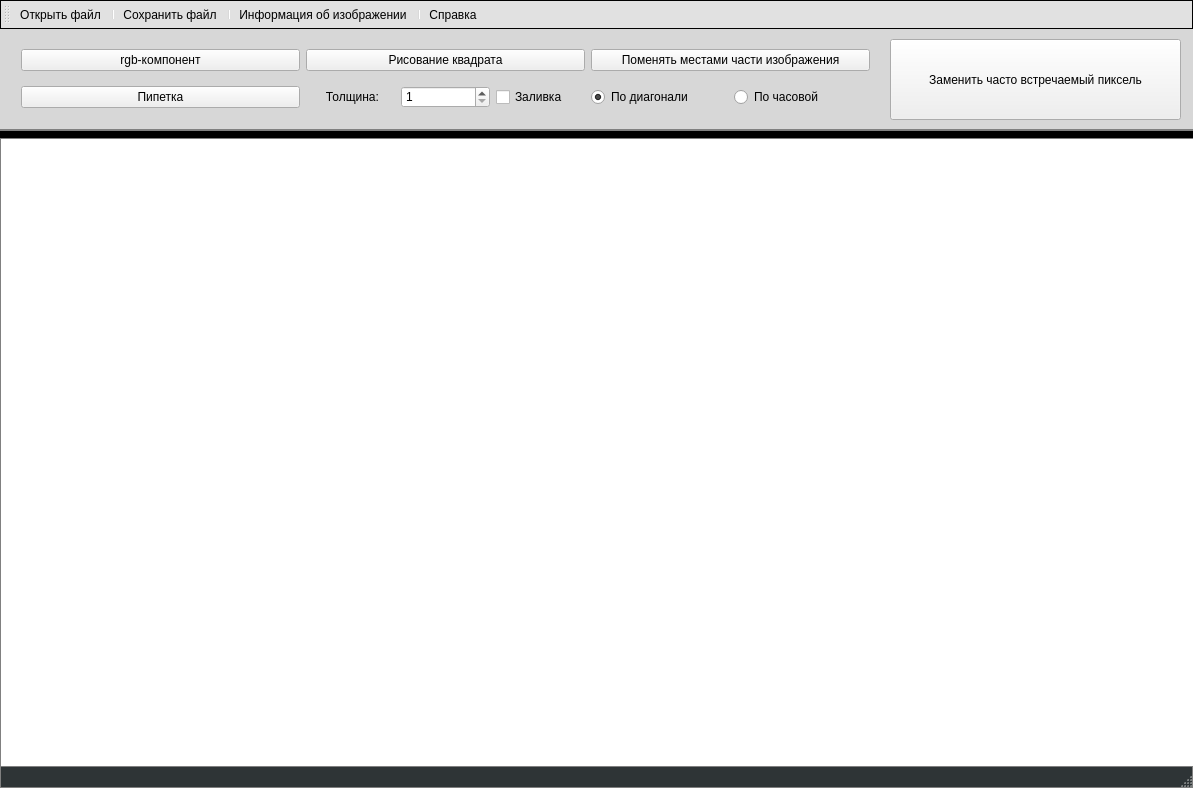
<?xml version="1.0" encoding="UTF-8"?>
<ui version="4.0">
 <class>MainWindow</class>
 <widget class="QMainWindow" name="MainWindow">
  <property name="geometry">
   <rect>
    <x>0</x>
    <y>0</y>
    <width>1193</width>
    <height>788</height>
   </rect>
  </property>
  <property name="windowTitle">
   <string>Graphics editor</string>
  </property>
  <property name="styleSheet">
   <string notr="true">QMainWindow {
  background-color: rgb(215, 215, 215);
}</string>
  </property>
  <widget class="QWidget" name="centralWidget">
   <widget class="QWidget" name="gridLayoutWidget">
    <property name="geometry">
     <rect>
      <x>0</x>
      <y>110</y>
      <width>1201</width>
      <height>631</height>
     </rect>
    </property>
    <layout class="QGridLayout" name="gridLayout"/>
   </widget>
   <widget class="QLabel" name="back_ground2">
    <property name="geometry">
     <rect>
      <x>0</x>
      <y>100</y>
      <width>1201</width>
      <height>741</height>
     </rect>
    </property>
    <property name="styleSheet">
     <string notr="true">QLabel {
  background-color: rgb(255, 255, 255);
  border: 1px solid gray;
}</string>
    </property>
    <property name="text">
     <string/>
    </property>
   </widget>
   <widget class="QWidget" name="layoutWidget">
    <property name="geometry">
     <rect>
      <x>10</x>
      <y>0</y>
      <width>871</width>
      <height>101</height>
     </rect>
    </property>
    <layout class="QGridLayout" name="gridLayout_2">
     <item row="1" column="1">
      <layout class="QHBoxLayout" name="horizontalLayout">
       <item>
        <widget class="QLabel" name="l_thick">
         <property name="text">
          <string>      Толщина:</string>
         </property>
        </widget>
       </item>
       <item>
        <widget class="QSpinBox" name="thick">
         <property name="correctionMode">
          <enum>QAbstractSpinBox::CorrectToPreviousValue</enum>
         </property>
         <property name="minimum">
          <number>1</number>
         </property>
         <property name="maximum">
          <number>25</number>
         </property>
        </widget>
       </item>
       <item>
        <widget class="QCheckBox" name="isFill">
         <property name="styleSheet">
          <string notr="true"/>
         </property>
         <property name="text">
          <string>Заливка</string>
         </property>
         <property name="tristate">
          <bool>false</bool>
         </property>
        </widget>
       </item>
      </layout>
     </item>
     <item row="1" column="0">
      <widget class="QPushButton" name="pipette">
       <property name="styleSheet">
        <string notr="true"/>
       </property>
       <property name="text">
        <string>Пипетка</string>
       </property>
      </widget>
     </item>
     <item row="0" column="2">
      <widget class="QPushButton" name="chParts">
       <property name="text">
        <string>Поменять местами части изображения</string>
       </property>
      </widget>
     </item>
     <item row="0" column="0">
      <widget class="QPushButton" name="rgbcomp">
       <property name="styleSheet">
        <string notr="true"/>
       </property>
       <property name="text">
        <string>rgb-компонент</string>
       </property>
      </widget>
     </item>
     <item row="0" column="1">
      <widget class="QPushButton" name="draw_Square">
       <property name="styleSheet">
        <string notr="true"/>
       </property>
       <property name="text">
        <string>Рисование квадрата</string>
       </property>
      </widget>
     </item>
     <item row="1" column="2">
      <layout class="QHBoxLayout" name="horizontalLayout_2">
       <item>
        <widget class="QRadioButton" name="diagonally">
         <property name="text">
          <string>По диагонали</string>
         </property>
         <property name="checked">
          <bool>true</bool>
         </property>
        </widget>
       </item>
       <item>
        <widget class="QRadioButton" name="clockwise">
         <property name="text">
          <string>По часовой</string>
         </property>
        </widget>
       </item>
      </layout>
     </item>
    </layout>
   </widget>
   <widget class="QLabel" name="back_ground3">
    <property name="geometry">
     <rect>
      <x>-20</x>
      <y>101</y>
      <width>1221</width>
      <height>9</height>
     </rect>
    </property>
    <property name="styleSheet">
     <string notr="true">QLabel {
  background-color: rgb(0, 0, 0);
  border: 1px solid gray;
}</string>
    </property>
    <property name="text">
     <string/>
    </property>
   </widget>
   <widget class="QPushButton" name="ch_of_pix">
    <property name="geometry">
     <rect>
      <x>890</x>
      <y>10</y>
      <width>291</width>
      <height>81</height>
     </rect>
    </property>
    <property name="text">
     <string>Заменить часто встречаемый пиксель</string>
    </property>
   </widget>
   <zorder>back_ground2</zorder>
   <zorder>layoutWidget</zorder>
   <zorder>gridLayoutWidget</zorder>
   <zorder>back_ground3</zorder>
   <zorder>ch_of_pix</zorder>
  </widget>
  <widget class="QStatusBar" name="statusBar">
   <property name="styleSheet">
    <string notr="true">QStatusBar {
  background-color: rgb(46, 52, 54);
  border: 1px solid gray;
  color: rgb(245, 253, 255)
}</string>
   </property>
  </widget>
  <widget class="QToolBar" name="mainToolBar">
   <property name="styleSheet">
    <string notr="true">QToolBar {
  background-color: rgb(225, 225, 225);
  border: 1px solid black;
}</string>
   </property>
   <attribute name="toolBarArea">
    <enum>TopToolBarArea</enum>
   </attribute>
   <attribute name="toolBarBreak">
    <bool>false</bool>
   </attribute>
   <addaction name="open"/>
   <addaction name="separator"/>
   <addaction name="save"/>
   <addaction name="separator"/>
   <addaction name="info"/>
   <addaction name="separator"/>
   <addaction name="reference"/>
  </widget>
  <action name="open">
   <property name="text">
    <string>Открыть файл</string>
   </property>
   <property name="toolTip">
    <string>Открыть файл</string>
   </property>
  </action>
  <action name="save">
   <property name="text">
    <string>Сохранить файл</string>
   </property>
   <property name="toolTip">
    <string>Сохранить файл</string>
   </property>
  </action>
  <action name="reference">
   <property name="text">
    <string>Справка</string>
   </property>
   <property name="toolTip">
    <string>Справка</string>
   </property>
  </action>
  <action name="info">
   <property name="text">
    <string>Информация об изображении</string>
   </property>
   <property name="toolTip">
    <string>Информация об изображении</string>
   </property>
  </action>
 </widget>
 <layoutdefault spacing="6" margin="11"/>
 <resources/>
 <connections/>
</ui>
